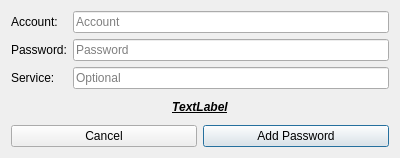
<?xml version="1.0" encoding="UTF-8"?>
<ui version="4.0">
 <class>PasswordManager_AddPassword</class>
 <widget class="QDialog" name="PasswordManager_AddPassword">
  <property name="geometry">
   <rect>
    <x>0</x>
    <y>0</y>
    <width>400</width>
    <height>158</height>
   </rect>
  </property>
  <property name="windowTitle">
   <string>Dialog</string>
  </property>
  <layout class="QVBoxLayout" name="verticalLayout">
   <item>
    <layout class="QFormLayout" name="formLayout">
     <item row="0" column="0">
      <widget class="QLabel" name="label_2">
       <property name="text">
        <string>Account:</string>
       </property>
      </widget>
     </item>
     <item row="0" column="1">
      <widget class="QLineEdit" name="lineEdit_AccountName">
       <property name="placeholderText">
        <string>Account</string>
       </property>
      </widget>
     </item>
     <item row="1" column="0">
      <widget class="QLabel" name="label">
       <property name="text">
        <string>Password:</string>
       </property>
      </widget>
     </item>
     <item row="1" column="1">
      <widget class="QLineEdit" name="lineEdit_Password">
       <property name="placeholderText">
        <string>Password</string>
       </property>
      </widget>
     </item>
     <item row="2" column="0">
      <widget class="QLabel" name="label_3">
       <property name="text">
        <string>Service:</string>
       </property>
      </widget>
     </item>
     <item row="2" column="1">
      <widget class="QLineEdit" name="lineEdit_Service">
       <property name="placeholderText">
        <string>Optional</string>
       </property>
      </widget>
     </item>
    </layout>
   </item>
   <item>
    <widget class="QLabel" name="label_ErrorDisplay">
     <property name="font">
      <font>
       <italic>true</italic>
       <bold>true</bold>
       <underline>true</underline>
      </font>
     </property>
     <property name="text">
      <string>TextLabel</string>
     </property>
     <property name="alignment">
      <set>Qt::AlignCenter</set>
     </property>
    </widget>
   </item>
   <item>
    <layout class="QHBoxLayout" name="horizontalLayout">
     <item>
      <widget class="QPushButton" name="pushButton_Cancel">
       <property name="text">
        <string>Cancel</string>
       </property>
       <property name="autoDefault">
        <bool>false</bool>
       </property>
      </widget>
     </item>
     <item>
      <widget class="QPushButton" name="pushButton_AddPW">
       <property name="text">
        <string>Add Password</string>
       </property>
       <property name="default">
        <bool>true</bool>
       </property>
      </widget>
     </item>
    </layout>
   </item>
  </layout>
 </widget>
 <resources/>
 <connections/>
</ui>
